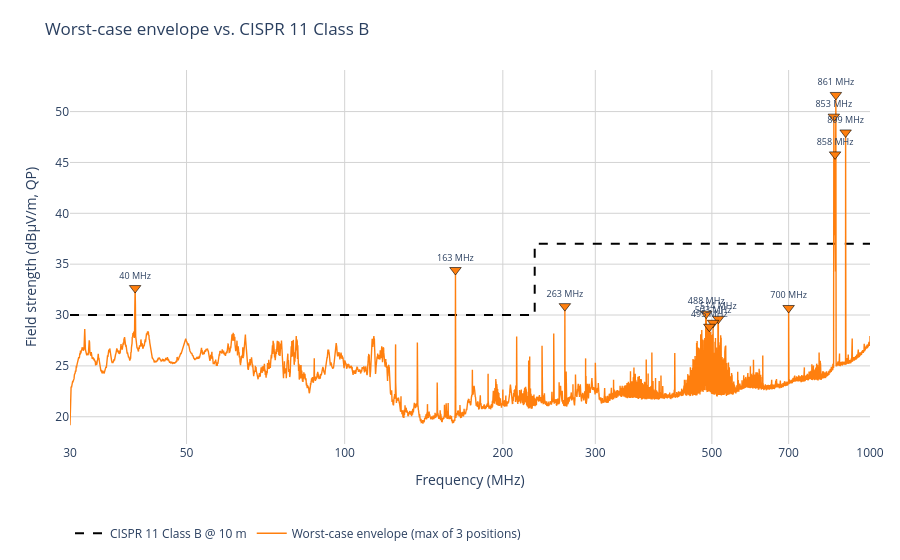

The notebook cell this image was saved under:
### Markdown cell above
## 6. Worst-case envelope across the three positions

### Code cell
ref = next(iter(traces.values()))
f_grid = ref['freq_mhz'].to_numpy()

stacked = {name: np.interp(f_grid, df['freq_mhz'], df['field_corr_dbuvm'])
           for name, df in traces.items()}
env = np.max(np.vstack(list(stacked.values())), axis=0)
env_df = pd.DataFrame({'freq_mhz': f_grid, 'field_corr_dbuvm': env})
env_peaks = detect_peaks(env_df)

fig2 = go.Figure()
fig2.add_trace(go.Scatter(
    x=lim_f, y=lim_v, mode='lines',
    name=f'CISPR 11 Class {CISPR_CLASS} @ {LIMIT_DISTANCE:.0f} m',
    line=dict(color='black', dash='dash', width=2),
))
fig2.add_trace(go.Scatter(
    x=f_grid, y=env, mode='lines',
    name='Worst-case envelope (max of 3 positions)',
    line=dict(color='#ff7f0e', width=1.4),
    hovertemplate='%{x:.2f} MHz<br>%{y:.2f} dBµV/m<extra></extra>',
))
pk = env_peaks.head(TOP_N_PEAKS)
fig2.add_trace(go.Scatter(
    x=pk['freq_mhz'], y=pk['level_dbuvm'],
    mode='markers+text',
    marker=dict(color='#ff7f0e', size=10, symbol='triangle-down',
                line=dict(color='black', width=0.6)),
    text=[f'{f:.0f} MHz' for f in pk['freq_mhz']],
    textposition='top center', textfont=dict(size=9),
    name='Envelope peaks', showlegend=False,
))
fig2.update_xaxes(title='Frequency (MHz)', type='log',
                  tickvals=[30, 50, 100, 200, 300, 500, 700, 1000],
                  range=[np.log10(30), np.log10(1000)],
                  showgrid=True, gridcolor='lightgrey')
fig2.update_yaxes(title='Field strength (dBµV/m, QP)',
                  showgrid=True, gridcolor='lightgrey')
fig2.update_layout(
    title=f'Worst-case envelope vs. CISPR 11 Class {CISPR_CLASS}',
    template='plotly_white', height=560,
    legend=dict(orientation='h', y=-0.2, x=0.0),
    margin=dict(l=70, r=30, t=70, b=80),
)
fig2.show()

### Figure 1 — Plotly figure (JSON) as saved in the notebook; plotly's stock layout.template omitted (floating-point values rounded to 4 significant figures; data arrays with more than 128 entries replaced by an {"elided": "..."} marker saying what was removed)
{"data": [{"line": {"color": "black", "dash": "dash", "width": 2}, "mode": "lines", "name": "CISPR 11 Class B @ 10 m", "type": "scatter", "x": [30.0, 230.0, 230.0, 1000.0], "y": [30.0, 30.0, 37.0, 37.0]}, {"hovertemplate": "%{x:.2f} MHz<br>%{y:.2f} dBµV/m<extra></extra>", "line": {"color": "#ff7f0e", "width": 1.4}, "mode": "lines", "name": "Worst-case envelope (max of 3 positions)", "type": "scatter", "x": {"elided": "19867 float values"}, "y": {"elided": "19867 float values"}}, {"marker": {"color": "#ff7f0e", "line": {"color": "black", "width": 0.6}, "size": 10, "symbol": "triangle-down"}, "mode": "markers+text", "name": "Envelope peaks", "showlegend": false, "text": ["861 MHz", "853 MHz", "899 MHz", "858 MHz", "163 MHz", "40 MHz", "263 MHz", "700 MHz", "488 MHz", "514 MHz", "503 MHz", "495 MHz"], "textfont": {"size": 9}, "textposition": "top center", "type": "scatter", "x": [861.1, 853.4, 898.7, 858.0, 162.5, 39.91, 262.5, 700.0, 487.8, 514.4, 502.7, 494.5], "y": [51.64, 49.5, 47.95, 45.79, 34.43, 32.65, 30.87, 30.69, 30.13, 29.63, 29.24, 28.85]}], "layout": {"height": 560, "legend": {"orientation": "h", "x": 0.0, "y": -0.2}, "margin": {"b": 80, "l": 70, "r": 30, "t": 70}, "title": {"text": "Worst-case envelope vs. CISPR 11 Class B"}, "xaxis": {"gridcolor": "lightgrey", "range": [1.477, 3.0], "showgrid": true, "tickvals": [30, 50, 100, 200, 300, 500, 700, 1000], "title": {"text": "Frequency (MHz)"}, "type": "log"}, "yaxis": {"gridcolor": "lightgrey", "showgrid": true, "title": {"text": "Field strength (dBµV/m, QP)"}}}}
